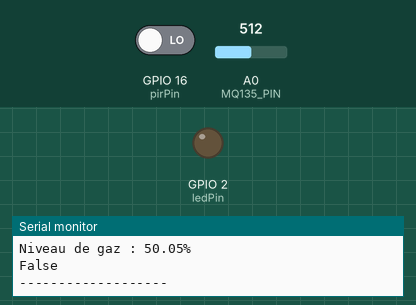
A sketch run on a simulated ESP8266 (NodeMCU). Shown: output pins drawn as LEDs (lit = HIGH), the last lines printed to the serial monitor. The inputs (shaded band) are chosen by the test bench; at power-on: GPIO 16 (pirPin) LOW, A0 (MQ135_PIN) = 512. WiFi joins after 1.5 s; servers stay silent unless stated; no MQTT or app messages arrive unless stated.

Above: at 2.7 s.
2.8 s: GPIO 16 (pirPin) driven HIGH
At 4.7 s:
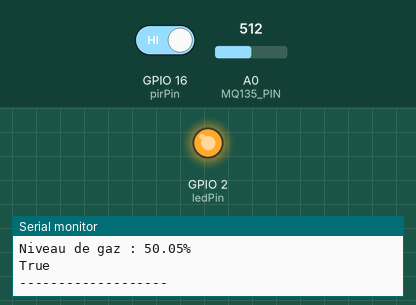
5.0 s: GPIO 16 (pirPin) driven LOW
At 6.3 s:
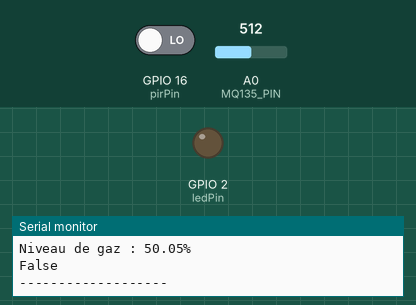
Timing chart, 0 to 8.0 s (numbered marks = the images above; inputs shaded):
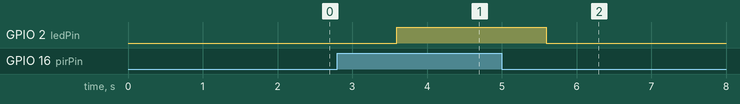

Measured:
- after the input at 2.8 s, GPIO 2 (ledPin): LOW → HIGH after 0.80 s
- after the input at 5.0 s, GPIO 2 (ledPin): HIGH → LOW after 0.60 s

The sketch:

zone_rouge_2.ino
```cpp
#include <DHT.h>
#include <PubSubClient.h>
#include <ESP8266WiFi.h>

// Broche du capteur de qualité de l'air
#define MQ135_PIN A0

// Informations de connexion WiFi
const char* ssid = "Groupe3-IoT";
const char* password = "tpRT9025";

// Informations du serveur MQTT
const char* mqtt_server = "192.168.1.100";
const int mqtt_port = 8883; // Port MQTT sécurisé

WiFiClientSecure espClient;
PubSubClient client(espClient);

// Broche du capteur PIR et broche de la LED
const int pirPin = 16;
const int ledPin = 2;

void setup() {
  // Configuration des broches en entrée ou en sortie
  pinMode(MQ135_PIN, INPUT);
  pinMode(pirPin, INPUT);
  pinMode(ledPin, OUTPUT);

  Serial.begin(9600);
  setupWiFi();
}

void loop() {
  // Vérification de la connexion au serveur MQTT
  if (!client.connected()) {
    reconnect();
  }
  client.loop();

  // Lecture et publication de la qualité de l'air
  readAndPublishAirQuality(MQ135_PIN);

  // Lecture et publication du mouvement
  readAndPublishMovement();

  // Attendre une seconde avant la prochaine itération
  Serial.println("\n-------------------"); // Ajout d'une nouvelle ligne
  delay(1000);
}

void setupWiFi() {
  Serial.print("Connexion à ");
  Serial.println(ssid);
  WiFi.begin(ssid, password);

  // Attendre que la connexion soit établie
  while (WiFi.status() != WL_CONNECTED) {
    delay(500);
    Serial.print(".");
  }

  Serial.println("");
  Serial.println("WiFi connecté");
  Serial.println("Adresse IP : ");
  Serial.println(WiFi.localIP());

  // Configuration du client MQTT avec le serveur et le port
  client.setServer(mqtt_server, mqtt_port);
  // Configuration du client MQTT avec le certificat (aucun pour ce cas)
  espClient.setInsecure();
}

void readAndPublishAirQuality(int gasSensor) {
  // Lecture du niveau de gaz (MQ-5)
  float gasLevel = analogRead(gasSensor) * 100.0 / 1023;

  // Affichage du niveau de gaz
  Serial.print("Niveau de gaz : ");
  Serial.print(gasLevel);
  Serial.println("%");

  // Publication du niveau de gaz sur le serveur MQTT si connecté
  if (client.connected()) {
    client.publish("datacenter/sensors/fumee", String(gasLevel).c_str());
  } else {
    Serial.println("Erreur : Non connecté au broker MQTT !");
  }
}

void readAndPublishMovement() {
  int pirState = digitalRead(pirPin); // Lire l'état du capteur PIR

  if (pirState == HIGH) { // Si le capteur détecte un mouvement
    digitalWrite(ledPin, HIGH); // Allumer la LED
    Serial.println("True"); // Afficher un message de débogage

    if (client.connected()) {
      client.publish("datacenter/sensors/mouvement", "1");
    } else {
      Serial.println("Erreur : Non connecté au broker MQTT !");
    }

    delay(1000); // Attendre pendant 1 seconde
  } else {
    digitalWrite(ledPin, LOW); // Éteindre la LED si aucun mouvement n'est détecté

    if (client.connected()) {
      client.publish("datacenter/sensors/mouvement", "0");
    } else {
      Serial.println("Erreur : Non connecté au broker MQTT !");
    }
    Serial.println("False"); //
  }
}

void reconnect() {
  // Tentative de reconnexion au broker MQTT
  while (!client.connected()) {
    Serial.print("Tentative de connexion au broker MQTT...");

    // Essayer de se connecter
    if (client.connect("ESP8266Client")) {
      Serial.println("connecté");
    } else {
      Serial.print("échec, rc=");
      Serial.print(client.state());
      Serial.println(" nouvelle tentative dans 5 secondes");
      // Attendre 5 secondes avant de réessayer
      delay(5000);
    }
  }
}
```
